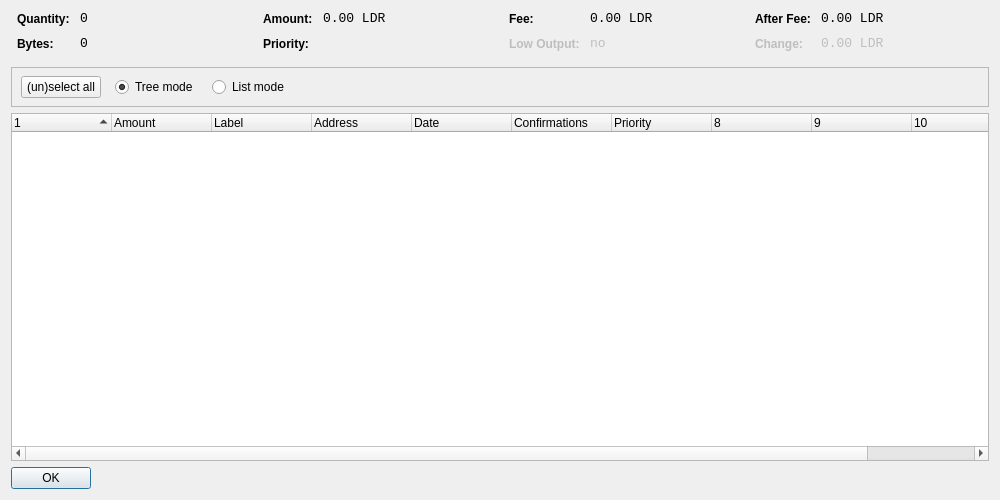
<?xml version="1.0" encoding="UTF-8"?>
<ui version="4.0">
 <class>CoinControlDialog</class>
 <widget class="QDialog" name="CoinControlDialog">
  <property name="geometry">
   <rect>
    <x>0</x>
    <y>0</y>
    <width>1000</width>
    <height>500</height>
   </rect>
  </property>
  <property name="windowTitle">
   <string>Coin Control</string>
  </property>
  <layout class="QVBoxLayout" name="verticalLayout">
   <item>
    <layout class="QHBoxLayout" name="horizontalLayoutTop" stretch="0,0,0,0">
     <property name="topMargin">
      <number>0</number>
     </property>
     <property name="bottomMargin">
      <number>10</number>
     </property>
     <item>
      <layout class="QFormLayout" name="formLayoutCoinControl1">
       <property name="horizontalSpacing">
        <number>10</number>
       </property>
       <property name="verticalSpacing">
        <number>10</number>
       </property>
       <property name="leftMargin">
        <number>6</number>
       </property>
       <property name="rightMargin">
        <number>6</number>
       </property>
       <item row="0" column="0">
        <widget class="QLabel" name="labelCoinControlQuantityText">
         <property name="styleSheet">
          <string notr="true">font-weight:bold;</string>
         </property>
         <property name="text">
          <string>Quantity:</string>
         </property>
        </widget>
       </item>
       <item row="0" column="1">
        <widget class="QLabel" name="labelCoinControlQuantity">
         <property name="font">
          <font>
           <family>Monospace</family>
           <pointsize>10</pointsize>
          </font>
         </property>
         <property name="cursor">
          <cursorShape>IBeamCursor</cursorShape>
         </property>
         <property name="contextMenuPolicy">
          <enum>Qt::ActionsContextMenu</enum>
         </property>
         <property name="text">
          <string notr="true">0</string>
         </property>
         <property name="textInteractionFlags">
          <set>Qt::LinksAccessibleByMouse|Qt::TextSelectableByKeyboard|Qt::TextSelectableByMouse</set>
         </property>
        </widget>
       </item>
       <item row="1" column="0">
        <widget class="QLabel" name="labelCoinControlBytesText">
         <property name="styleSheet">
          <string notr="true">font-weight:bold;</string>
         </property>
         <property name="text">
          <string>Bytes:</string>
         </property>
        </widget>
       </item>
       <item row="1" column="1">
        <widget class="QLabel" name="labelCoinControlBytes">
         <property name="font">
          <font>
           <family>Monospace</family>
           <pointsize>10</pointsize>
          </font>
         </property>
         <property name="cursor">
          <cursorShape>IBeamCursor</cursorShape>
         </property>
         <property name="contextMenuPolicy">
          <enum>Qt::ActionsContextMenu</enum>
         </property>
         <property name="text">
          <string notr="true">0</string>
         </property>
         <property name="textInteractionFlags">
          <set>Qt::LinksAccessibleByMouse|Qt::TextSelectableByKeyboard|Qt::TextSelectableByMouse</set>
         </property>
        </widget>
       </item>
      </layout>
     </item>
     <item>
      <layout class="QFormLayout" name="formLayoutCoinControl2">
       <property name="horizontalSpacing">
        <number>10</number>
       </property>
       <property name="verticalSpacing">
        <number>10</number>
       </property>
       <property name="leftMargin">
        <number>6</number>
       </property>
       <property name="rightMargin">
        <number>6</number>
       </property>
       <item row="0" column="0">
        <widget class="QLabel" name="labelCoinControlAmountText">
         <property name="styleSheet">
          <string notr="true">font-weight:bold;</string>
         </property>
         <property name="text">
          <string>Amount:</string>
         </property>
        </widget>
       </item>
       <item row="0" column="1">
        <widget class="QLabel" name="labelCoinControlAmount">
         <property name="font">
          <font>
           <family>Monospace</family>
           <pointsize>10</pointsize>
          </font>
         </property>
         <property name="cursor">
          <cursorShape>IBeamCursor</cursorShape>
         </property>
         <property name="contextMenuPolicy">
          <enum>Qt::ActionsContextMenu</enum>
         </property>
         <property name="text">
          <string notr="true">0.00 LDR</string>
         </property>
         <property name="textInteractionFlags">
          <set>Qt::LinksAccessibleByMouse|Qt::TextSelectableByKeyboard|Qt::TextSelectableByMouse</set>
         </property>
        </widget>
       </item>
       <item row="1" column="0">
        <widget class="QLabel" name="labelCoinControlPriorityText">
         <property name="styleSheet">
          <string notr="true">font-weight:bold;</string>
         </property>
         <property name="text">
          <string>Priority:</string>
         </property>
        </widget>
       </item>
       <item row="1" column="1">
        <widget class="QLabel" name="labelCoinControlPriority">
         <property name="font">
          <font>
           <family>Monospace</family>
           <pointsize>10</pointsize>
          </font>
         </property>
         <property name="cursor">
          <cursorShape>IBeamCursor</cursorShape>
         </property>
         <property name="contextMenuPolicy">
          <enum>Qt::ActionsContextMenu</enum>
         </property>
         <property name="text">
          <string/>
         </property>
         <property name="textInteractionFlags">
          <set>Qt::LinksAccessibleByMouse|Qt::TextSelectableByKeyboard|Qt::TextSelectableByMouse</set>
         </property>
        </widget>
       </item>
      </layout>
     </item>
     <item>
      <layout class="QFormLayout" name="formLayoutCoinControl3">
       <property name="horizontalSpacing">
        <number>10</number>
       </property>
       <property name="verticalSpacing">
        <number>10</number>
       </property>
       <property name="leftMargin">
        <number>6</number>
       </property>
       <property name="rightMargin">
        <number>6</number>
       </property>
       <item row="0" column="0">
        <widget class="QLabel" name="labelCoinControlFeeText">
         <property name="styleSheet">
          <string notr="true">font-weight:bold;</string>
         </property>
         <property name="text">
          <string>Fee:</string>
         </property>
        </widget>
       </item>
       <item row="0" column="1">
        <widget class="QLabel" name="labelCoinControlFee">
         <property name="font">
          <font>
           <family>Monospace</family>
           <pointsize>10</pointsize>
          </font>
         </property>
         <property name="cursor">
          <cursorShape>IBeamCursor</cursorShape>
         </property>
         <property name="contextMenuPolicy">
          <enum>Qt::ActionsContextMenu</enum>
         </property>
         <property name="text">
          <string notr="true">0.00 LDR</string>
         </property>
         <property name="textInteractionFlags">
          <set>Qt::LinksAccessibleByMouse|Qt::TextSelectableByKeyboard|Qt::TextSelectableByMouse</set>
         </property>
        </widget>
       </item>
       <item row="1" column="0">
        <widget class="QLabel" name="labelCoinControlLowOutputText">
         <property name="enabled">
          <bool>false</bool>
         </property>
         <property name="styleSheet">
          <string notr="true">font-weight:bold;</string>
         </property>
         <property name="text">
          <string>Low Output:</string>
         </property>
        </widget>
       </item>
       <item row="1" column="1">
        <widget class="QLabel" name="labelCoinControlLowOutput">
         <property name="enabled">
          <bool>false</bool>
         </property>
         <property name="font">
          <font>
           <family>Monospace</family>
           <pointsize>10</pointsize>
          </font>
         </property>
         <property name="cursor">
          <cursorShape>IBeamCursor</cursorShape>
         </property>
         <property name="contextMenuPolicy">
          <enum>Qt::ActionsContextMenu</enum>
         </property>
         <property name="text">
          <string notr="true">no</string>
         </property>
         <property name="textInteractionFlags">
          <set>Qt::LinksAccessibleByMouse|Qt::TextSelectableByKeyboard|Qt::TextSelectableByMouse</set>
         </property>
        </widget>
       </item>
      </layout>
     </item>
     <item>
      <layout class="QFormLayout" name="formLayoutCoinControl4">
       <property name="horizontalSpacing">
        <number>10</number>
       </property>
       <property name="verticalSpacing">
        <number>10</number>
       </property>
       <property name="leftMargin">
        <number>6</number>
       </property>
       <property name="rightMargin">
        <number>6</number>
       </property>
       <item row="0" column="0">
        <widget class="QLabel" name="labelCoinControlAfterFeeText">
         <property name="styleSheet">
          <string notr="true">font-weight:bold;</string>
         </property>
         <property name="text">
          <string>After Fee:</string>
         </property>
        </widget>
       </item>
       <item row="0" column="1">
        <widget class="QLabel" name="labelCoinControlAfterFee">
         <property name="font">
          <font>
           <family>Monospace</family>
           <pointsize>10</pointsize>
          </font>
         </property>
         <property name="cursor">
          <cursorShape>IBeamCursor</cursorShape>
         </property>
         <property name="contextMenuPolicy">
          <enum>Qt::ActionsContextMenu</enum>
         </property>
         <property name="text">
          <string notr="true">0.00 LDR</string>
         </property>
         <property name="textInteractionFlags">
          <set>Qt::LinksAccessibleByMouse|Qt::TextSelectableByKeyboard|Qt::TextSelectableByMouse</set>
         </property>
        </widget>
       </item>
       <item row="1" column="0">
        <widget class="QLabel" name="labelCoinControlChangeText">
         <property name="enabled">
          <bool>false</bool>
         </property>
         <property name="styleSheet">
          <string notr="true">font-weight:bold;</string>
         </property>
         <property name="text">
          <string>Change:</string>
         </property>
        </widget>
       </item>
       <item row="1" column="1">
        <widget class="QLabel" name="labelCoinControlChange">
         <property name="enabled">
          <bool>false</bool>
         </property>
         <property name="font">
          <font>
           <family>Monospace</family>
           <pointsize>10</pointsize>
          </font>
         </property>
         <property name="cursor">
          <cursorShape>IBeamCursor</cursorShape>
         </property>
         <property name="contextMenuPolicy">
          <enum>Qt::ActionsContextMenu</enum>
         </property>
         <property name="text">
          <string notr="true">0.00 LDR</string>
         </property>
         <property name="textInteractionFlags">
          <set>Qt::LinksAccessibleByMouse|Qt::TextSelectableByKeyboard|Qt::TextSelectableByMouse</set>
         </property>
        </widget>
       </item>
      </layout>
     </item>
    </layout>
   </item>
   <item>
    <widget class="QFrame" name="frame">
     <property name="minimumSize">
      <size>
       <width>0</width>
       <height>40</height>
      </size>
     </property>
     <property name="frameShape">
      <enum>QFrame::StyledPanel</enum>
     </property>
     <property name="frameShadow">
      <enum>QFrame::Sunken</enum>
     </property>
     <widget class="QWidget" name="horizontalLayoutWidget">
      <property name="geometry">
       <rect>
        <x>10</x>
        <y>0</y>
        <width>781</width>
        <height>41</height>
       </rect>
      </property>
      <layout class="QHBoxLayout" name="horizontalLayoutPanel" stretch="0,0,0,0,0">
       <property name="spacing">
        <number>14</number>
       </property>
       <item>
        <widget class="QPushButton" name="pushButtonSelectAll">
         <property name="sizePolicy">
          <sizepolicy hsizetype="Maximum" vsizetype="Fixed">
           <horstretch>0</horstretch>
           <verstretch>0</verstretch>
          </sizepolicy>
         </property>
         <property name="text">
          <string>(un)select all</string>
         </property>
        </widget>
       </item>
       <item>
        <widget class="QRadioButton" name="radioTreeMode">
         <property name="sizePolicy">
          <sizepolicy hsizetype="Maximum" vsizetype="Fixed">
           <horstretch>0</horstretch>
           <verstretch>0</verstretch>
          </sizepolicy>
         </property>
         <property name="text">
          <string>Tree mode</string>
         </property>
         <property name="checked">
          <bool>true</bool>
         </property>
        </widget>
       </item>
       <item>
        <widget class="QRadioButton" name="radioListMode">
         <property name="sizePolicy">
          <sizepolicy hsizetype="Maximum" vsizetype="Fixed">
           <horstretch>0</horstretch>
           <verstretch>0</verstretch>
          </sizepolicy>
         </property>
         <property name="text">
          <string>List mode</string>
         </property>
        </widget>
       </item>
       <item>
        <spacer name="horizontalSpacer">
         <property name="orientation">
          <enum>Qt::Horizontal</enum>
         </property>
         <property name="sizeHint" stdset="0">
          <size>
           <width>40</width>
           <height>20</height>
          </size>
         </property>
        </spacer>
       </item>
      </layout>
     </widget>
    </widget>
   </item>
   <item>
    <widget class="CoinControlTreeWidget" name="treeWidget">
     <property name="contextMenuPolicy">
      <enum>Qt::CustomContextMenu</enum>
     </property>
     <property name="sortingEnabled">
      <bool>false</bool>
     </property>
     <property name="columnCount">
      <number>11</number>
     </property>
     <attribute name="headerShowSortIndicator" stdset="0">
      <bool>true</bool>
     </attribute>
     <attribute name="headerStretchLastSection">
      <bool>false</bool>
     </attribute>
     <column>
      <property name="text">
       <string/>
      </property>
     </column>
     <column>
      <property name="text">
       <string>Amount</string>
      </property>
     </column>
     <column>
      <property name="text">
       <string>Label</string>
      </property>
     </column>
     <column>
      <property name="text">
       <string>Address</string>
      </property>
     </column>
     <column>
      <property name="text">
       <string>Date</string>
      </property>
     </column>
     <column>
      <property name="text">
       <string>Confirmations</string>
      </property>
      <property name="toolTip">
       <string>Confirmed</string>
      </property>
     </column>
     <column>
      <property name="text">
       <string>Priority</string>
      </property>
     </column>
     <column>
      <property name="text">
       <string/>
      </property>
     </column>
     <column>
      <property name="text">
       <string/>
      </property>
     </column>
     <column>
      <property name="text">
       <string/>
      </property>
     </column>
     <column>
      <property name="text">
       <string/>
      </property>
     </column>
    </widget>
   </item>
   <item>
    <widget class="QDialogButtonBox" name="buttonBox">
     <property name="sizePolicy">
      <sizepolicy hsizetype="Maximum" vsizetype="Fixed">
       <horstretch>0</horstretch>
       <verstretch>0</verstretch>
      </sizepolicy>
     </property>
     <property name="orientation">
      <enum>Qt::Horizontal</enum>
     </property>
     <property name="standardButtons">
      <set>QDialogButtonBox::Ok</set>
     </property>
    </widget>
   </item>
  </layout>
 </widget>
 <customwidgets>
  <customwidget>
   <class>CoinControlTreeWidget</class>
   <extends>QTreeWidget</extends>
   <header>coincontroltreewidget.h</header>
  </customwidget>
 </customwidgets>
 <resources/>
 <connections/>
</ui>
